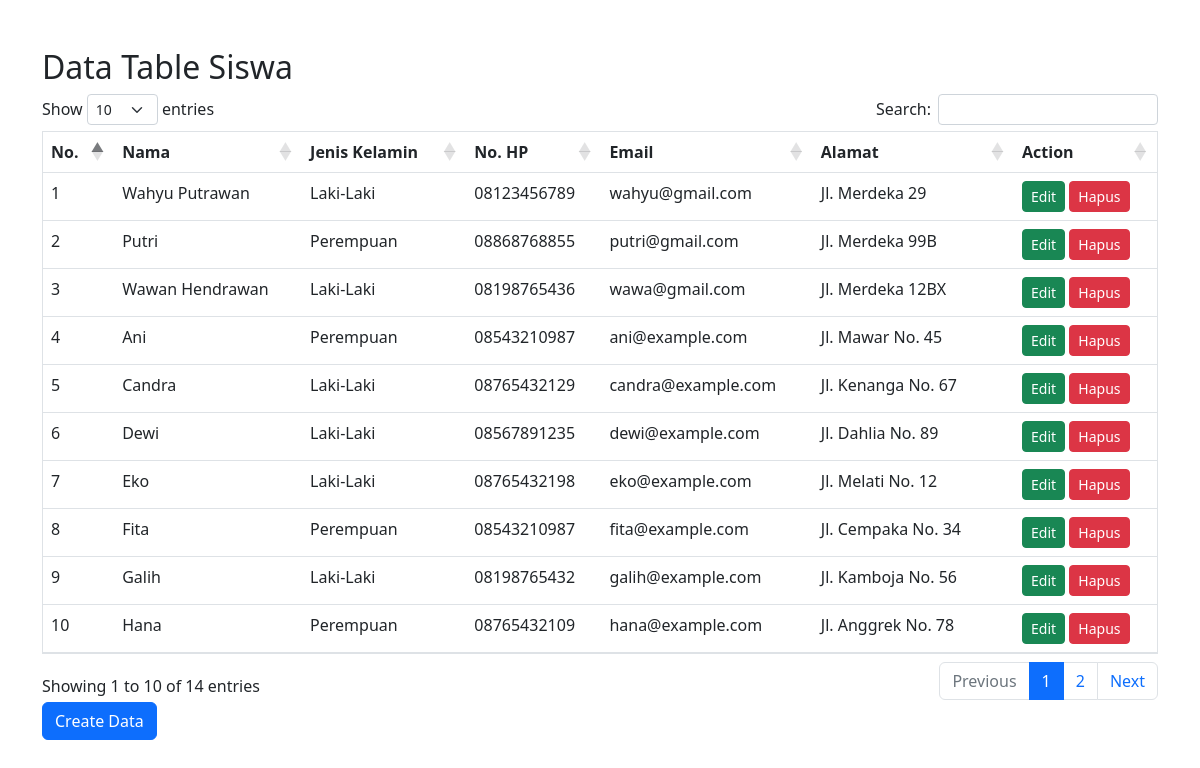
The page / on the database its author committed.
### tables this page shows
CREATE TABLE `siswa` (
  `id_siswa` int(11) NOT NULL,
  `nama_siswa` varchar(30) NOT NULL,
  `alamat_siswa` varchar(150) NOT NULL,
  `email_siswa` varchar(25) NOT NULL,
  `jenis_kelamin` varchar(20) NOT NULL,
  `nomor_hp` varchar(50) NOT NULL
);

### index.php (the view, shortened to what this page needs)
<!DOCTYPE html>
<html lang="en">
  <head>
    <link
    href="https://cdn.jsdelivr.net/npm/bootstrap@5.2.3/dist/css/bootstrap.min.css"
    rel="stylesheet"
    />
    <link rel="stylesheet" href="datatables/datatables.css">
  </head>
  <body>
    <div class="container pt-5">
      <h2>Data Table Siswa</h2>
      <table class="table border mt-3" id="dt">
        <thead>
          <tr>
            <th scope="col">No.</th>
            <th scope="col">Nama</th>
            <th scope="col">Jenis Kelamin</th>
            <th scope="col">No. HP</th>
            <th scope="col">Email</th>
            <th scope="col">Alamat</th>
            <th scope="col">Action</th>
          </tr>
        </thead>
        <tbody>
        <?php
          include "koneksi.php";
          $no = 1;
          $query = "select * from siswa";
          $get_data = mysqli_query($conn, $query);
          while($result = mysqli_fetch_assoc($get_data)){
            $id_siswa = $result['id_siswa'];
            ?>
          <tr>
            <td><?php echo $no++ ?></td>
            <td><?php echo $result['nama_siswa'] ?></td>
            <td><?php echo $result['jenis_kelamin'] ?></td>
            <td><?php echo $result['nomor_hp'] ?></td>
            <td><?php echo $result['email_siswa'] ?></td>
            <td><?php echo $result['alamat_siswa'] ?></td>
            <td>
              <a href="edit.php?edit=<?php echo $id_siswa ?>" type="button" class="btn btn-success btn-sm">Edit</a>
              <a href="hapus.php?hapus=<?php echo $id_siswa ?>" type="button" class="btn btn-danger btn-sm" onclick ="return confirm('Apakah anda yakin menghapus data <?php echo $result['nama_siswa'] ?> ?')">Hapus</a></td>
          </tr>
          <?php
      }
      ?>
      </tbody>
      </table>
      <a href="create.php" class="btn btn-primary">Create Data</a>
    </div>
  </body>
</html>

### datatables/datatables.css (style rules this page uses)
:root { --dt-row-selected: 13, 110, 253; --dt-row-selected-text: 255, 255, 255; --dt-row-selected-link: 9, 10, 11; --dt-row-stripe: 0, 0, 0; --dt-row-hover: 0, 0, 0; --dt-column-ordering: 0, 0, 0; --dt-html-background: white; }
table.dataTable thead > tr > th.sorting, table.dataTable thead > tr > th.sorting_asc, table.dataTable thead > tr > th.sorting_desc, table.dataTable thead > tr > th.sorting_asc_disabled, table.dataTable thead > tr > th.sorting_desc_disabled, table.dataTable thead > tr > td.sorting, table.dataTable thead > tr > td.sorting_asc, table.dataTable thead > tr > td.sorting_desc, table.dataTable thead > tr > td.sorting_asc_disabled, table.dataTable thead > tr > td.sorting_desc_disabled { cursor: pointer; position: relative; padding-right: 26px; }
table.dataTable thead > tr > th.sorting:before, table.dataTable thead > tr > th.sorting:after, table.dataTable thead > tr > th.sorting_asc:before, table.dataTable thead > tr > th.sorting_asc:after, table.dataTable thead > tr > th.sorting_desc:before, table.dataTable thead > tr > th.sorting_desc:after, table.dataTable thead > tr > th.sorting_asc_disabled:before, table.dataTable thead > tr > th.sorting_asc_disabled:after, table.dataTable thead > tr > th.sorting_desc_disabled:before, table.dataTable thead > tr > th.sorting_desc_disabled:after, table.dataTable thead > tr > td.sorting:before, table.dataTable thead > tr > td.sorting:after, table.dataTable thead > tr > td.sorting_asc:before, table.dataTable thead > tr > td.sorting_asc:after, table.dataTable thead > tr > td.sorting_desc:before, table.dataTable thead > tr > td.sorting_desc:after, table.dataTable thead > tr > td.sorting_asc_disabled:before, table.dataTable thead > tr > td.sorting_asc_disabled:after, table.dataTable thead > tr > td.sorting_desc_disabled:before, table.dataTable thead > tr > td.sorting_desc_disabled:after { position: absolute; display: block; opacity: 0.125; right: 10px; line-height: 9px; font-size: 0.8em; }
table.dataTable thead > tr > th.sorting:before, table.dataTable thead > tr > th.sorting_asc:before, table.dataTable thead > tr > th.sorting_desc:before, table.dataTable thead > tr > th.sorting_asc_disabled:before, table.dataTable thead > tr > th.sorting_desc_disabled:before, table.dataTable thead > tr > td.sorting:before, table.dataTable thead > tr > td.sorting_asc:before, table.dataTable thead > tr > td.sorting_desc:before, table.dataTable thead > tr > td.sorting_asc_disabled:before, table.dataTable thead > tr > td.sorting_desc_disabled:before { bottom: 50%; content: "▲"; content: "▲"/""; }
table.dataTable thead > tr > th.sorting:after, table.dataTable thead > tr > th.sorting_asc:after, table.dataTable thead > tr > th.sorting_desc:after, table.dataTable thead > tr > th.sorting_asc_disabled:after, table.dataTable thead > tr > th.sorting_desc_disabled:after, table.dataTable thead > tr > td.sorting:after, table.dataTable thead > tr > td.sorting_asc:after, table.dataTable thead > tr > td.sorting_desc:after, table.dataTable thead > tr > td.sorting_asc_disabled:after, table.dataTable thead > tr > td.sorting_desc_disabled:after { top: 50%; content: "▼"; content: "▼"/""; }
table.dataTable thead > tr > th.sorting_asc:before, table.dataTable thead > tr > th.sorting_desc:after, table.dataTable thead > tr > td.sorting_asc:before, table.dataTable thead > tr > td.sorting_desc:after { opacity: 0.6; }
table.dataTable thead th, table.dataTable thead td, table.dataTable tfoot th, table.dataTable tfoot td { text-align: left; }
table.dataTable { clear: both; margin-top: 6px !important; margin-bottom: 6px !important; max-width: none !important; border-collapse: separate !important; border-spacing: 0; }
table.dataTable td, table.dataTable th { -webkit-box-sizing: content-box; box-sizing: content-box; }
table.dataTable > tbody > tr { background-color: transparent; }

### rows shown on the page
siswa: nama_siswa "Wahyu Putrawan", jenis_kelamin "Laki-Laki", nomor_hp "08123456789", email_siswa "wahyu@gmail.com", alamat_siswa "Jl. Merdeka 29"
siswa: nama_siswa "Putri", jenis_kelamin "Perempuan", nomor_hp "08868768855", email_siswa "putri@gmail.com", alamat_siswa "Jl. Merdeka 99B"
siswa: nama_siswa "Wawan Hendrawan", jenis_kelamin "Laki-Laki", nomor_hp "08198765436", email_siswa "wawa@gmail.com", alamat_siswa "Jl. Merdeka 12BX"
siswa: nama_siswa "Ani", jenis_kelamin "Perempuan", nomor_hp "08543210987", email_siswa "ani@example.com", alamat_siswa "Jl. Mawar No. 45"
siswa: nama_siswa "Candra", jenis_kelamin "Laki-Laki", nomor_hp "08765432129", email_siswa "candra@example.com", alamat_siswa "Jl. Kenanga No. 67"
siswa: nama_siswa "Dewi", jenis_kelamin "Laki-Laki", nomor_hp "08567891235", email_siswa "dewi@example.com", alamat_siswa "Jl. Dahlia No. 89"
siswa: nama_siswa "Eko", jenis_kelamin "Laki-Laki", nomor_hp "08765432198", email_siswa "eko@example.com", alamat_siswa "Jl. Melati No. 12"
siswa: nama_siswa "Fita", jenis_kelamin "Perempuan", nomor_hp "08543210987", email_siswa "fita@example.com", alamat_siswa "Jl. Cempaka No. 34"
siswa: nama_siswa "Galih", jenis_kelamin "Laki-Laki", nomor_hp "08198765432", email_siswa "galih@example.com", alamat_siswa "Jl. Kamboja No. 56"
siswa: nama_siswa "Hana", jenis_kelamin "Perempuan", nomor_hp "08765432109", email_siswa "hana@example.com", alamat_siswa "Jl. Anggrek No. 78"
